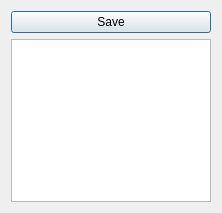
<?xml version="1.0" encoding="UTF-8"?>
<ui version="4.0">
 <class>Dialog</class>
 <widget class="QDialog" name="Dialog">
  <property name="geometry">
   <rect>
    <x>0</x>
    <y>0</y>
    <width>222</width>
    <height>213</height>
   </rect>
  </property>
  <property name="windowTitle">
   <string>Dialog</string>
  </property>
  <layout class="QVBoxLayout" name="verticalLayout">
   <item>
    <widget class="QPushButton" name="pushButton">
     <property name="text">
      <string>Save</string>
     </property>
    </widget>
   </item>
   <item>
    <widget class="QTreeView" name="treeView"/>
   </item>
  </layout>
 </widget>
 <layoutdefault spacing="6" margin="11"/>
 <resources/>
 <connections/>
</ui>
